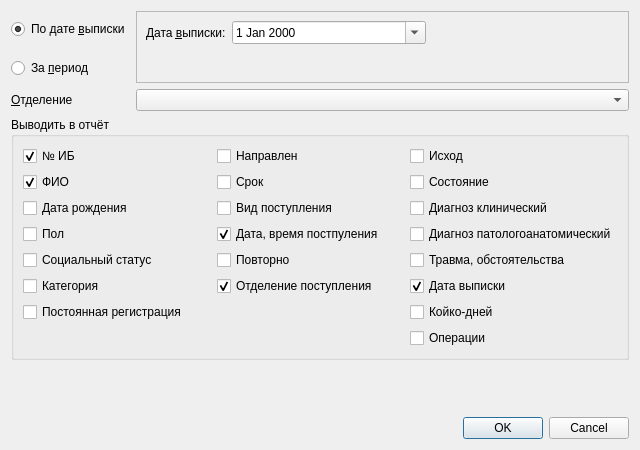
<?xml version="1.0" encoding="UTF-8"?>
<ui version="4.0">
 <class>ReportLeavedMovedDeadSetupDialog</class>
 <widget class="QDialog" name="ReportLeavedMovedDeadSetupDialog">
  <property name="geometry">
   <rect>
    <x>0</x>
    <y>0</y>
    <width>640</width>
    <height>450</height>
   </rect>
  </property>
  <property name="windowTitle">
   <string>Параметры отчёта</string>
  </property>
  <layout class="QGridLayout" name="gridLayout_4">
   <item row="0" column="0">
    <widget class="QRadioButton" name="rbByLeavedDate">
     <property name="text">
      <string>По дате &amp;выписки</string>
     </property>
     <property name="checked">
      <bool>true</bool>
     </property>
    </widget>
   </item>
   <item row="0" column="1" rowspan="2" colspan="2">
    <widget class="QStackedWidget" name="stkFilterDate">
     <property name="frameShape">
      <enum>QFrame::StyledPanel</enum>
     </property>
     <property name="currentIndex">
      <number>0</number>
     </property>
     <widget class="QWidget" name="pgLeavedDate">
      <layout class="QGridLayout" name="gridLayout_3">
       <item row="0" column="1">
        <widget class="CDateEdit" name="edtLeavedDate">
         <property name="sizePolicy">
          <sizepolicy hsizetype="Expanding" vsizetype="Fixed">
           <horstretch>0</horstretch>
           <verstretch>0</verstretch>
          </sizepolicy>
         </property>
         <property name="calendarPopup">
          <bool>true</bool>
         </property>
        </widget>
       </item>
       <item row="0" column="2">
        <spacer name="horizontalSpacer">
         <property name="orientation">
          <enum>Qt::Horizontal</enum>
         </property>
         <property name="sizeHint" stdset="0">
          <size>
           <width>158</width>
           <height>20</height>
          </size>
         </property>
        </spacer>
       </item>
       <item row="1" column="1">
        <spacer name="verticalSpacer">
         <property name="orientation">
          <enum>Qt::Vertical</enum>
         </property>
         <property name="sizeHint" stdset="0">
          <size>
           <width>20</width>
           <height>40</height>
          </size>
         </property>
        </spacer>
       </item>
       <item row="0" column="0">
        <widget class="QLabel" name="label">
         <property name="text">
          <string>Дата &amp;выписки:</string>
         </property>
         <property name="buddy">
          <cstring>edtLeavedDate</cstring>
         </property>
        </widget>
       </item>
      </layout>
     </widget>
     <widget class="QWidget" name="pgPeriod">
      <layout class="QGridLayout" name="gridLayout_2">
       <item row="1" column="3">
        <widget class="QLabel" name="lblLeavedEndDate">
         <property name="sizePolicy">
          <sizepolicy hsizetype="Minimum" vsizetype="Preferred">
           <horstretch>0</horstretch>
           <verstretch>0</verstretch>
          </sizepolicy>
         </property>
         <property name="text">
          <string>по</string>
         </property>
         <property name="buddy">
          <cstring>edtLeavedEndDate</cstring>
         </property>
        </widget>
       </item>
       <item row="0" column="0">
        <widget class="QCheckBox" name="chkByReceivedDate">
         <property name="text">
          <string>Дата &amp;поступления:</string>
         </property>
        </widget>
       </item>
       <item row="1" column="0">
        <widget class="QCheckBox" name="chkByLeavedDate">
         <property name="text">
          <string>Дата &amp;выписки:</string>
         </property>
         <property name="checked">
          <bool>true</bool>
         </property>
        </widget>
       </item>
       <item row="1" column="2">
        <widget class="CDateEdit" name="edtLeavedBegDate">
         <property name="sizePolicy">
          <sizepolicy hsizetype="Expanding" vsizetype="Fixed">
           <horstretch>0</horstretch>
           <verstretch>0</verstretch>
          </sizepolicy>
         </property>
         <property name="calendarPopup">
          <bool>true</bool>
         </property>
        </widget>
       </item>
       <item row="0" column="2">
        <widget class="CDateEdit" name="edtReceivedBegDate">
         <property name="enabled">
          <bool>false</bool>
         </property>
         <property name="sizePolicy">
          <sizepolicy hsizetype="Expanding" vsizetype="Fixed">
           <horstretch>0</horstretch>
           <verstretch>0</verstretch>
          </sizepolicy>
         </property>
         <property name="calendarPopup">
          <bool>true</bool>
         </property>
        </widget>
       </item>
       <item row="0" column="4">
        <widget class="CDateEdit" name="edtReceivedEndDate">
         <property name="enabled">
          <bool>false</bool>
         </property>
         <property name="sizePolicy">
          <sizepolicy hsizetype="Expanding" vsizetype="Fixed">
           <horstretch>0</horstretch>
           <verstretch>0</verstretch>
          </sizepolicy>
         </property>
         <property name="calendarPopup">
          <bool>true</bool>
         </property>
        </widget>
       </item>
       <item row="0" column="3">
        <widget class="QLabel" name="lblReceivedEndDate">
         <property name="enabled">
          <bool>false</bool>
         </property>
         <property name="sizePolicy">
          <sizepolicy hsizetype="Minimum" vsizetype="Preferred">
           <horstretch>0</horstretch>
           <verstretch>0</verstretch>
          </sizepolicy>
         </property>
         <property name="text">
          <string>по</string>
         </property>
         <property name="buddy">
          <cstring>edtReceivedEndDate</cstring>
         </property>
        </widget>
       </item>
       <item row="1" column="4">
        <widget class="CDateEdit" name="edtLeavedEndDate">
         <property name="sizePolicy">
          <sizepolicy hsizetype="Expanding" vsizetype="Fixed">
           <horstretch>0</horstretch>
           <verstretch>0</verstretch>
          </sizepolicy>
         </property>
         <property name="calendarPopup">
          <bool>true</bool>
         </property>
        </widget>
       </item>
       <item row="0" column="1">
        <widget class="QLabel" name="lblReceivedBegDate">
         <property name="enabled">
          <bool>false</bool>
         </property>
         <property name="sizePolicy">
          <sizepolicy hsizetype="Minimum" vsizetype="Preferred">
           <horstretch>0</horstretch>
           <verstretch>0</verstretch>
          </sizepolicy>
         </property>
         <property name="text">
          <string>с</string>
         </property>
         <property name="buddy">
          <cstring>edtReceivedBegDate</cstring>
         </property>
        </widget>
       </item>
       <item row="1" column="1">
        <widget class="QLabel" name="lblLeavedBegDate">
         <property name="sizePolicy">
          <sizepolicy hsizetype="Minimum" vsizetype="Preferred">
           <horstretch>0</horstretch>
           <verstretch>0</verstretch>
          </sizepolicy>
         </property>
         <property name="text">
          <string>с</string>
         </property>
         <property name="buddy">
          <cstring>edtLeavedBegDate</cstring>
         </property>
        </widget>
       </item>
      </layout>
     </widget>
    </widget>
   </item>
   <item row="1" column="0">
    <widget class="QRadioButton" name="rbByPeriod">
     <property name="text">
      <string>За &amp;период</string>
     </property>
    </widget>
   </item>
   <item row="2" column="0">
    <widget class="QLabel" name="lblOrgStructure">
     <property name="sizePolicy">
      <sizepolicy hsizetype="Minimum" vsizetype="Preferred">
       <horstretch>0</horstretch>
       <verstretch>0</verstretch>
      </sizepolicy>
     </property>
     <property name="text">
      <string>&amp;Отделение</string>
     </property>
     <property name="buddy">
      <cstring>cmbOrgStructure</cstring>
     </property>
    </widget>
   </item>
   <item row="3" column="0" colspan="3">
    <widget class="QGroupBox" name="groupBox">
     <property name="sizePolicy">
      <sizepolicy hsizetype="Expanding" vsizetype="Preferred">
       <horstretch>0</horstretch>
       <verstretch>0</verstretch>
      </sizepolicy>
     </property>
     <property name="title">
      <string>Выводить в отчёт</string>
     </property>
     <property name="flat">
      <bool>false</bool>
     </property>
     <layout class="QGridLayout" name="gridLayout">
      <item row="1" column="1">
       <widget class="QCheckBox" name="chkDeliveredTime">
        <property name="text">
         <string>Срок</string>
        </property>
       </widget>
      </item>
      <item row="2" column="2">
       <widget class="QCheckBox" name="chkDiagnosis">
        <property name="text">
         <string>Диагноз клинический</string>
        </property>
       </widget>
      </item>
      <item row="7" column="2">
       <widget class="QCheckBox" name="chkOperations">
        <property name="text">
         <string>Операции</string>
        </property>
       </widget>
      </item>
      <item row="4" column="2">
       <widget class="QCheckBox" name="chkTrauma">
        <property name="text">
         <string>Травма, обстоятельства</string>
        </property>
       </widget>
      </item>
      <item row="1" column="2">
       <widget class="QCheckBox" name="chkStatus">
        <property name="text">
         <string>Состояние</string>
        </property>
       </widget>
      </item>
      <item row="0" column="2">
       <widget class="QCheckBox" name="chkResult">
        <property name="text">
         <string>Исход</string>
        </property>
       </widget>
      </item>
      <item row="0" column="0">
       <widget class="QCheckBox" name="chkExternalId">
        <property name="text">
         <string>№ ИБ</string>
        </property>
        <property name="checked">
         <bool>true</bool>
        </property>
       </widget>
      </item>
      <item row="0" column="1">
       <widget class="QCheckBox" name="chkDeliveredBy">
        <property name="text">
         <string>Направлен</string>
        </property>
       </widget>
      </item>
      <item row="6" column="2">
       <widget class="QCheckBox" name="chkBedDays">
        <property name="text">
         <string>Койко-дней</string>
        </property>
       </widget>
      </item>
      <item row="3" column="2">
       <widget class="QCheckBox" name="chkAutopsyDiagnosis">
        <property name="text">
         <string>Диагноз патологоанатомический</string>
        </property>
       </widget>
      </item>
      <item row="1" column="0">
       <widget class="QCheckBox" name="chkName">
        <property name="text">
         <string>ФИО</string>
        </property>
        <property name="checked">
         <bool>true</bool>
        </property>
       </widget>
      </item>
      <item row="2" column="1">
       <widget class="QCheckBox" name="chkEventOrder">
        <property name="text">
         <string>Вид поступления</string>
        </property>
       </widget>
      </item>
      <item row="5" column="2">
       <widget class="QCheckBox" name="chkLeavedDate">
        <property name="text">
         <string>Дата выписки</string>
        </property>
        <property name="checked">
         <bool>true</bool>
        </property>
       </widget>
      </item>
      <item row="2" column="0">
       <widget class="QCheckBox" name="chkBirthDate">
        <property name="text">
         <string>Дата рождения</string>
        </property>
       </widget>
      </item>
      <item row="3" column="0">
       <widget class="QCheckBox" name="chkSex">
        <property name="text">
         <string>Пол</string>
        </property>
       </widget>
      </item>
      <item row="4" column="0">
       <widget class="QCheckBox" name="chkSocStatus">
        <property name="text">
         <string>Социальный статус</string>
        </property>
       </widget>
      </item>
      <item row="5" column="0">
       <widget class="QCheckBox" name="chkBenefits">
        <property name="text">
         <string>Категория</string>
        </property>
       </widget>
      </item>
      <item row="6" column="0">
       <widget class="QCheckBox" name="chkRegAddress">
        <property name="text">
         <string>Постоянная регистрация</string>
        </property>
       </widget>
      </item>
      <item row="3" column="1">
       <widget class="QCheckBox" name="chkBegDate">
        <property name="text">
         <string>Дата, время постпуления</string>
        </property>
        <property name="checked">
         <bool>true</bool>
        </property>
       </widget>
      </item>
      <item row="4" column="1">
       <widget class="QCheckBox" name="chkPrimary">
        <property name="text">
         <string>Повторно</string>
        </property>
       </widget>
      </item>
      <item row="5" column="1">
       <widget class="QCheckBox" name="chkOrgStructure">
        <property name="text">
         <string>Отделение поступления</string>
        </property>
        <property name="checked">
         <bool>true</bool>
        </property>
       </widget>
      </item>
     </layout>
    </widget>
   </item>
   <item row="4" column="2">
    <spacer name="verticalSpacer_2">
     <property name="orientation">
      <enum>Qt::Vertical</enum>
     </property>
     <property name="sizeHint" stdset="0">
      <size>
       <width>20</width>
       <height>38</height>
      </size>
     </property>
    </spacer>
   </item>
   <item row="5" column="2">
    <widget class="QDialogButtonBox" name="buttonBox">
     <property name="orientation">
      <enum>Qt::Horizontal</enum>
     </property>
     <property name="standardButtons">
      <set>QDialogButtonBox::Cancel|QDialogButtonBox::Ok</set>
     </property>
    </widget>
   </item>
   <item row="2" column="1" colspan="2">
    <widget class="COrgStructureComboBox" name="cmbOrgStructure"/>
   </item>
  </layout>
 </widget>
 <customwidgets>
  <customwidget>
   <class>CDateEdit</class>
   <extends>QDateEdit</extends>
   <header>library/DateEdit.h</header>
  </customwidget>
  <customwidget>
   <class>COrgStructureComboBox</class>
   <extends>QComboBox</extends>
   <header>Orgs/OrgStructComboBoxes.h</header>
  </customwidget>
 </customwidgets>
 <tabstops>
  <tabstop>rbByLeavedDate</tabstop>
  <tabstop>edtLeavedDate</tabstop>
  <tabstop>rbByPeriod</tabstop>
  <tabstop>cmbOrgStructure</tabstop>
  <tabstop>chkExternalId</tabstop>
  <tabstop>chkName</tabstop>
  <tabstop>chkBirthDate</tabstop>
  <tabstop>chkDeliveredBy</tabstop>
  <tabstop>chkDeliveredTime</tabstop>
  <tabstop>chkEventOrder</tabstop>
  <tabstop>chkResult</tabstop>
  <tabstop>chkStatus</tabstop>
  <tabstop>chkDiagnosis</tabstop>
  <tabstop>chkTrauma</tabstop>
  <tabstop>chkLeavedDate</tabstop>
  <tabstop>chkBedDays</tabstop>
  <tabstop>chkOperations</tabstop>
  <tabstop>buttonBox</tabstop>
  <tabstop>edtReceivedEndDate</tabstop>
  <tabstop>chkByReceivedDate</tabstop>
  <tabstop>edtLeavedEndDate</tabstop>
  <tabstop>edtLeavedBegDate</tabstop>
  <tabstop>chkByLeavedDate</tabstop>
  <tabstop>edtReceivedBegDate</tabstop>
 </tabstops>
 <resources/>
 <connections>
  <connection>
   <sender>buttonBox</sender>
   <signal>accepted()</signal>
   <receiver>ReportLeavedMovedDeadSetupDialog</receiver>
   <slot>accept()</slot>
   <hints>
    <hint type="sourcelabel">
     <x>328</x>
     <y>272</y>
    </hint>
    <hint type="destinationlabel">
     <x>157</x>
     <y>240</y>
    </hint>
   </hints>
  </connection>
  <connection>
   <sender>buttonBox</sender>
   <signal>rejected()</signal>
   <receiver>ReportLeavedMovedDeadSetupDialog</receiver>
   <slot>reject()</slot>
   <hints>
    <hint type="sourcelabel">
     <x>328</x>
     <y>272</y>
    </hint>
    <hint type="destinationlabel">
     <x>286</x>
     <y>240</y>
    </hint>
   </hints>
  </connection>
  <connection>
   <sender>chkByLeavedDate</sender>
   <signal>toggled(bool)</signal>
   <receiver>lblLeavedBegDate</receiver>
   <slot>setEnabled(bool)</slot>
   <hints>
    <hint type="sourcelabel">
     <x>277</x>
     <y>69</y>
    </hint>
    <hint type="destinationlabel">
     <x>296</x>
     <y>62</y>
    </hint>
   </hints>
  </connection>
  <connection>
   <sender>chkByLeavedDate</sender>
   <signal>toggled(bool)</signal>
   <receiver>edtLeavedBegDate</receiver>
   <slot>setEnabled(bool)</slot>
   <hints>
    <hint type="sourcelabel">
     <x>249</x>
     <y>65</y>
    </hint>
    <hint type="destinationlabel">
     <x>352</x>
     <y>67</y>
    </hint>
   </hints>
  </connection>
  <connection>
   <sender>chkByLeavedDate</sender>
   <signal>toggled(bool)</signal>
   <receiver>lblLeavedEndDate</receiver>
   <slot>setEnabled(bool)</slot>
   <hints>
    <hint type="sourcelabel">
     <x>182</x>
     <y>69</y>
    </hint>
    <hint type="destinationlabel">
     <x>441</x>
     <y>61</y>
    </hint>
   </hints>
  </connection>
  <connection>
   <sender>chkByLeavedDate</sender>
   <signal>toggled(bool)</signal>
   <receiver>edtLeavedEndDate</receiver>
   <slot>setEnabled(bool)</slot>
   <hints>
    <hint type="sourcelabel">
     <x>194</x>
     <y>61</y>
    </hint>
    <hint type="destinationlabel">
     <x>570</x>
     <y>64</y>
    </hint>
   </hints>
  </connection>
  <connection>
   <sender>chkByReceivedDate</sender>
   <signal>toggled(bool)</signal>
   <receiver>lblReceivedBegDate</receiver>
   <slot>setEnabled(bool)</slot>
   <hints>
    <hint type="sourcelabel">
     <x>268</x>
     <y>25</y>
    </hint>
    <hint type="destinationlabel">
     <x>294</x>
     <y>27</y>
    </hint>
   </hints>
  </connection>
  <connection>
   <sender>chkByReceivedDate</sender>
   <signal>toggled(bool)</signal>
   <receiver>edtReceivedBegDate</receiver>
   <slot>setEnabled(bool)</slot>
   <hints>
    <hint type="sourcelabel">
     <x>273</x>
     <y>31</y>
    </hint>
    <hint type="destinationlabel">
     <x>368</x>
     <y>26</y>
    </hint>
   </hints>
  </connection>
  <connection>
   <sender>chkByReceivedDate</sender>
   <signal>toggled(bool)</signal>
   <receiver>lblReceivedEndDate</receiver>
   <slot>setEnabled(bool)</slot>
   <hints>
    <hint type="sourcelabel">
     <x>208</x>
     <y>35</y>
    </hint>
    <hint type="destinationlabel">
     <x>443</x>
     <y>24</y>
    </hint>
   </hints>
  </connection>
  <connection>
   <sender>chkByReceivedDate</sender>
   <signal>toggled(bool)</signal>
   <receiver>edtReceivedEndDate</receiver>
   <slot>setEnabled(bool)</slot>
   <hints>
    <hint type="sourcelabel">
     <x>183</x>
     <y>33</y>
    </hint>
    <hint type="destinationlabel">
     <x>544</x>
     <y>27</y>
    </hint>
   </hints>
  </connection>
 </connections>
</ui>
